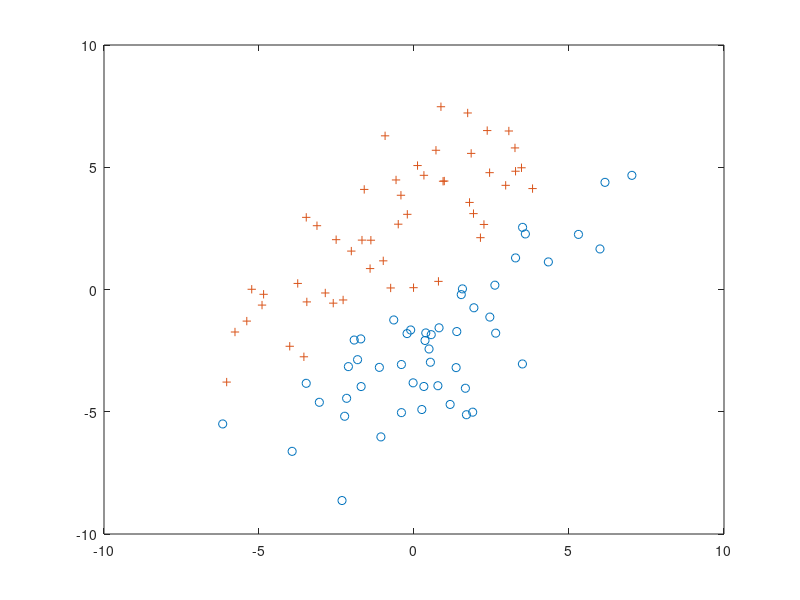

Write MATLAB code to recreate this figure. (Note: this script raises an error after producing the figure.)
%generovanie dat, tento kus kodu ste mi poslali  vy 
n = 2;
randn('state',2);
N = 50; M = 50;
Y = [1.5+0.9*randn(1,0.6*N), 1.5+0.7*randn(1,0.4*N);
     2*(randn(1,0.6*N)+1), 2*(randn(1,0.4*N)-1)];
X = [-1.5+0.9*randn(1,0.6*M),  -1.5+0.7*randn(1,0.4*M);
      2*(randn(1,0.6*M)-1), 2*(randn(1,0.4*M)+1)];
T = [-1 1; 1 1];
Y = T*Y;  X = T*X; 

%vykreslenie dat
plot(X(1,:),X(2,:),'o')
hold on
plot(Y(1,:),Y(2,:),'+')

% pocet dat 
m=100;
% pocet charakteristik
n=1; 
% vytvorenie vektora s hodnotami 0,1 
y1=zeros(50,1);
y2=ones(50,1);
y_train = vertcat(y1,y2); % spojenie vektorov nul a jednotiek  do jedneho vektora (label vektor)
% jednotkovy vektor
u1=ones(1,100);
% vektor vstupnych hodnot 
train_set_1D= horzcat(X(2,:),Y(2,:))
% pripojenie jednotkoveho vektoru 
train_set_1D=vertcat(u1,train_set_1D);

% konvexna optimalizalia 
cvx_begin
variable w(n+1) % w hladana nadrovina, v nasom pripade hladane wahy 
% ucelova funkcia je z vaseho clanku , odkomentovana ucelova funkcia je zo
% stranky cvx, nie som si uplne isty tym log_sum_exp ale tak to maju aj na
% cvx strankach a nic ine som nevymyslel

%maximize(y_train'*uu*xx-sum(log_sum_exp([zeros(1,m); train_set_1D'*uu'])))
minimize((w'*train_set_1D)*(ones(m,1)-y_train) +sum(log_sum_exp([zeros(1,m); -w'*train_set_1D])))

cvx_end

%optimalne wahy mi vysli 
%  w1= -0.0987
 %  w2= 0.4165
%vykreslenie dat a priamky
x = linspace(-10,10,100);
y = w(1)+x*w(2);
plot(X(1,:),X(2,:),'o')
hold on
plot(Y(1,:),Y(2,:),'+')
hold on
plot(x,y)
